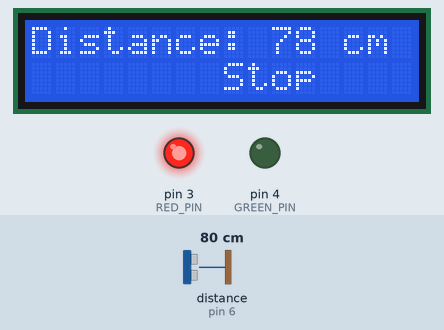
A sketch run on a simulated Arduino Uno, built with avr-gcc and run on an emulated ATmega328P. On the bench: 16×2 character LCD, output pins drawn as LEDs (lit = HIGH). Wiring (inferred from the names in the program): ultrasonic range finder: trigger pin 7; echo pin 6. Inputs (shaded band) come from the test bench; at power-on: distance to the obstacle (sensor on pin 6) 80 cm. The echo pulse lasts 58.3 µs per cm; pins used as bus, display or sensor lines are not drawn.

Above: at 3.2 s.
3.3 s: distance to the obstacle (sensor on pin 6) set to 18 cm
At 4.0 s:
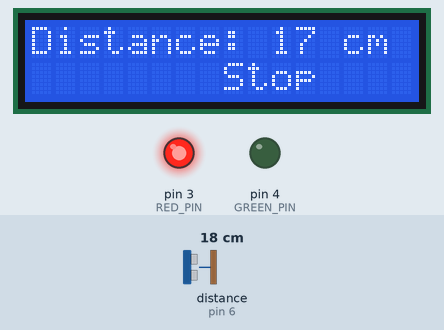
5.1 s: distance to the obstacle (sensor on pin 6) set to 14 cm
At 6.2 s:
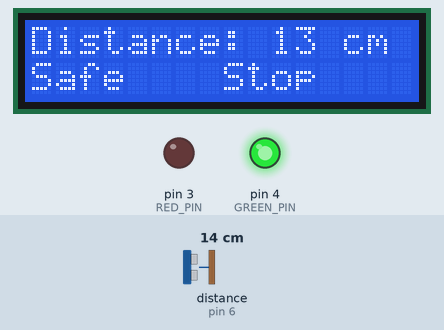
6.7 s: distance to the obstacle (sensor on pin 6) set to 2 cm
At 7.2 s:
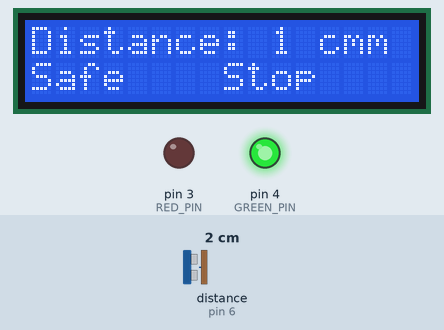
9.8 s: distance to the obstacle (sensor on pin 6) set to 35 cm
At 11.3 s:
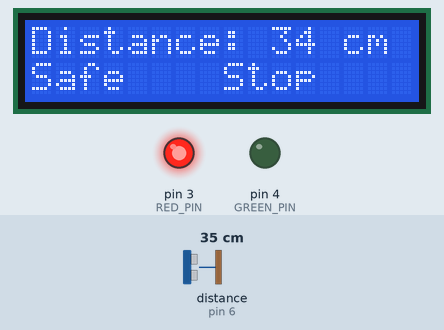
Timing chart, 0 to 12.4 s (numbered marks = the images above; inputs shaded):
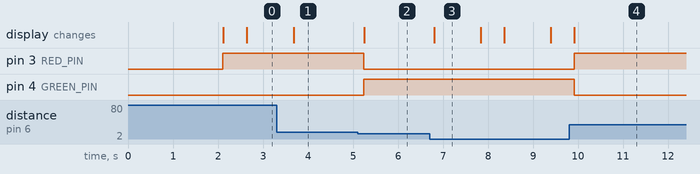

Measured:
- the behaviour switches between 17 and 16 cm on distance to the obstacle (sensor on pin 6) (found by bisection; images 1 and 2)
- after the input at 3.3 s, the display: changes after 0.38 s (image 1)
- after the input at 5.1 s, pin 3 (RED_PIN): HIGH → LOW after 0.14 s; pin 4 (GREEN_PIN): LOW → HIGH after 0.14 s; the display: changes after 0.14 s (image 2)
- after the input at 6.7 s, the display: changes after 0.10 s (image 3)
- after the input at 9.8 s, pin 3 (RED_PIN): LOW → HIGH after 0.12 s; pin 4 (GREEN_PIN): HIGH → LOW after 0.12 s; the display: changes after 0.12 s (image 4)
- what the display in image 3 shows lasts 1.0 s, from 6.8 s to 7.8 s

The sketch:

lab8_2.ino
```cpp
#include <Wire.h>
#include <LiquidCrystal_I2C.h>

LiquidCrystal_I2C lcd(0x27, 16, 2);

#define TRIG_PIN 7
#define ECHO_PIN 6
#define RED_PIN 3
#define GREEN_PIN 4

long duration, distance;

void setup() {
  pinMode(TRIG_PIN, OUTPUT);
  pinMode(ECHO_PIN, INPUT);
  pinMode(RED_PIN, OUTPUT);
  pinMode(GREEN_PIN, OUTPUT);

  lcd.begin();
  lcd.backlight();
  lcd.home();

  lcd.print("Check Distance");
  lcd.setCursor(0, 1);
  lcd.print("Ready");

  lcd.clear();
  delay(2000);
}

void loop() {
  digitalWrite(TRIG_PIN, LOW);
  delayMicroseconds(5);
  digitalWrite(TRIG_PIN, HIGH);
  delayMicroseconds(10);
  digitalWrite(TRIG_PIN, LOW);

  duration = pulseIn(ECHO_PIN, HIGH);
  distance = duration * 0.034 / 2;

  lcd.setCursor(0, 0);
  lcd.print("Distance: ");
  lcd.print(distance);
  lcd.print(" cm");

  if (distance <= 15) {
    digitalWrite(GREEN_PIN, HIGH);
    digitalWrite(RED_PIN, LOW);
    lcd.setCursor(0, 1);
    lcd.print("Safe");
  } else {
    digitalWrite(GREEN_PIN, LOW);
    digitalWrite(RED_PIN, HIGH);
    lcd.setCursor(8, 1);
    lcd.print("Stop");
  }
  delay(500);
}
```
